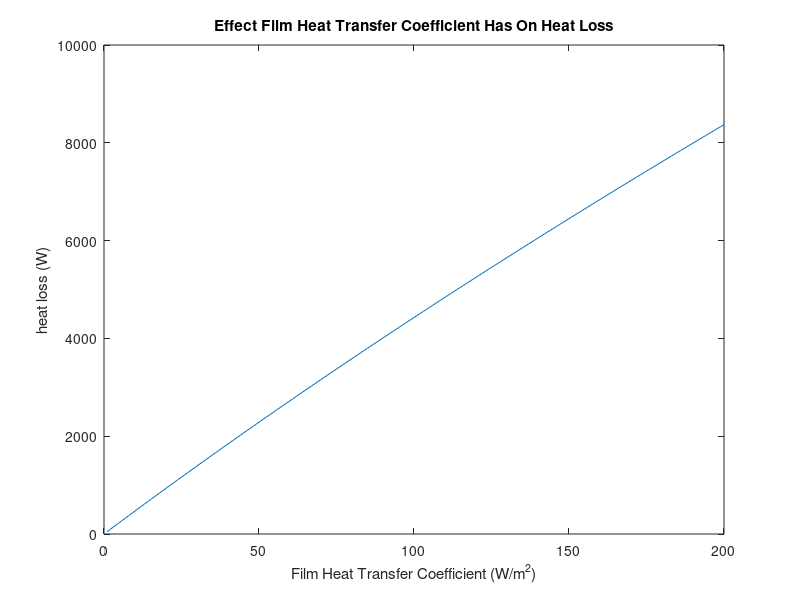

This figure's MATLAB source:
H=0.25;
r1=0.025;
Tw=500;
Tb=25;
k=186;
t=0.002;
N=5;
r2=0.05;
h=[1:1:200];
L=r2-r1;
Lc=L+0.5*t;
Am=Lc.*t;
r2c=r1+Lc;
Af=2*pi*(r2c.^2-r1^2);
Lb=H-N*t;
Ab=pi*Lb*2*r1;
mL=sqrt(2*h./(k.*Am)).*Lc.^1.5;
nf=tanh(mL)./mL;
qf=N.*nf.*h.*Af*(Tw-Tb);
qb=h*Ab*(Tw-Tb);
qtot=qf+qb;
plot(h,qtot);
xlabel('Film Heat Transfer Coefficient (W/m^2)');
ylabel('heat loss (W)');
title('Effect Film Heat Transfer Coefficient Has On Heat Loss');